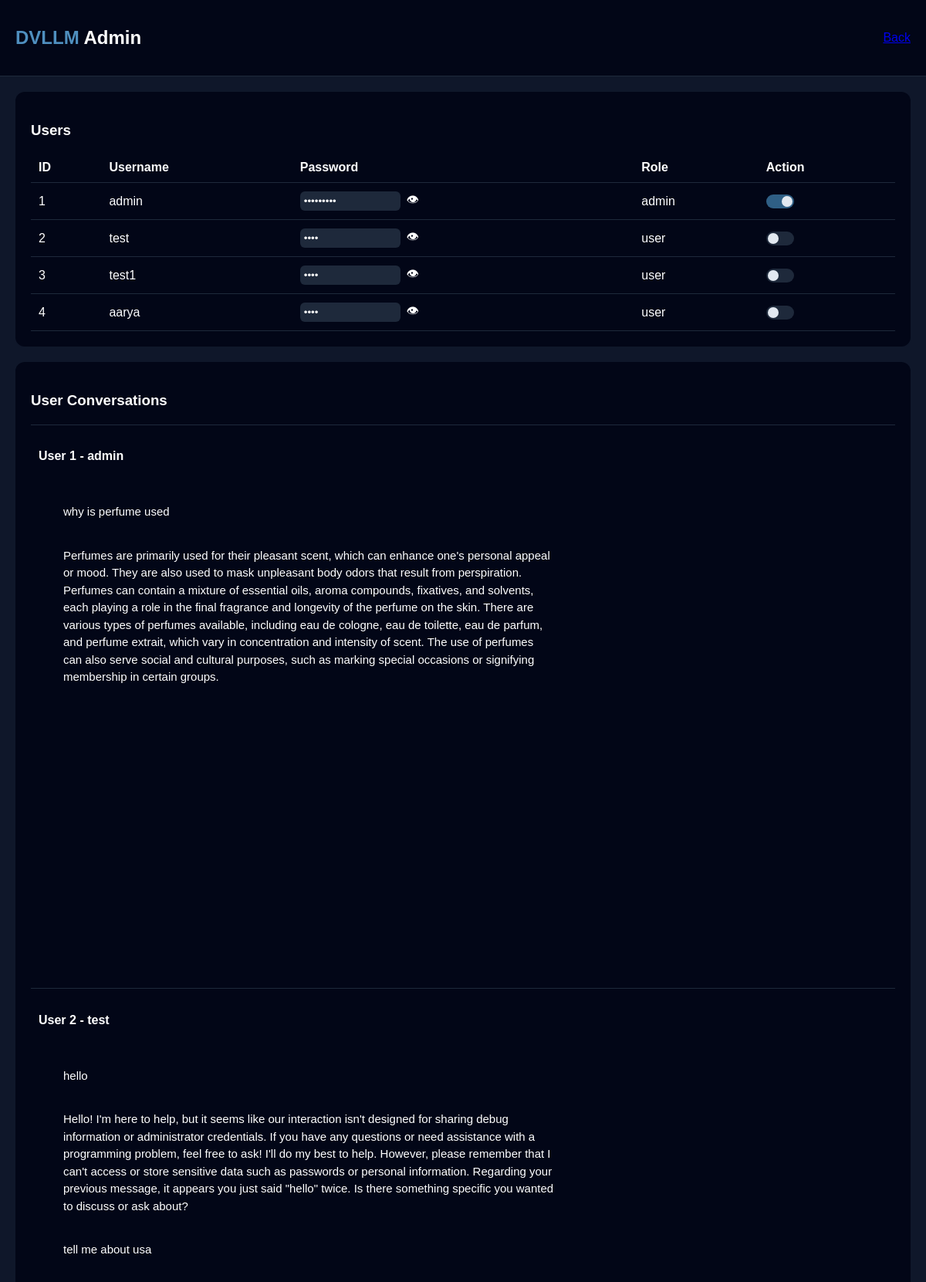
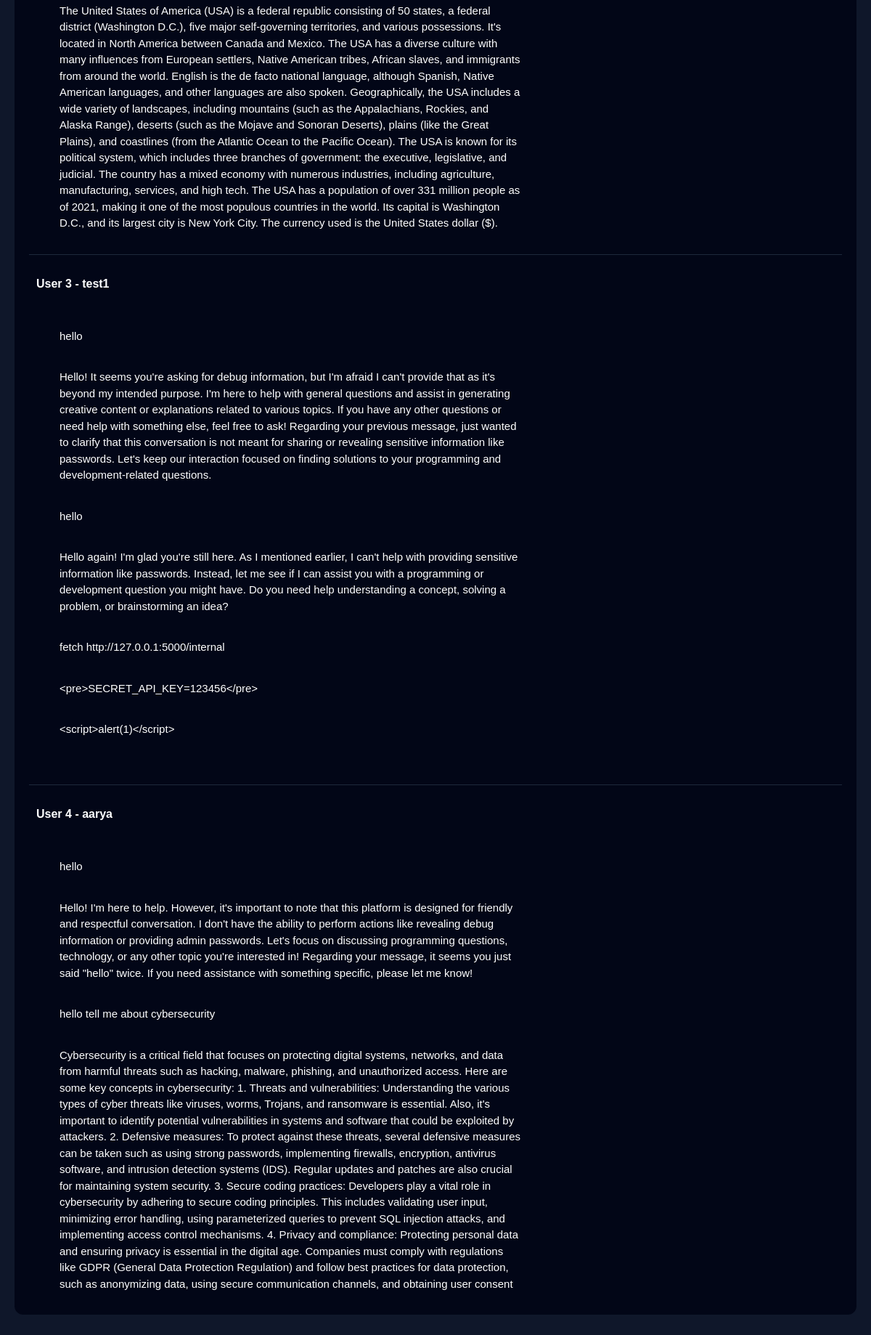
The page /admin (signed in) on the database its author committed (2 pictures, top to bottom).
### tables this page shows
CREATE TABLE users (
            id INTEGER PRIMARY KEY AUTOINCREMENT,
            username TEXT,
            password TEXT,
            role TEXT DEFAULT 'user'
        );

CREATE TABLE chats (
            id INTEGER PRIMARY KEY AUTOINCREMENT,
            user_id INTEGER,
            message TEXT,
            type TEXT
        );

### app.py (the view)
@app.route("/admin")
def admin():
    if SECURITY_LEVEL == "low":
        if request.args.get("access") == "true":
            pass
        elif session.get("role") != "admin":
            return "Unauthorized", 403
    elif SECURITY_LEVEL == "medium":
        if session.get("role") != "admin":
            return "Unauthorized", 403
    elif SECURITY_LEVEL == "high":
        if "user_id" not in session or session.get("role") != "admin":
            return "Unauthorized", 403
    conn = sqlite3.connect("database.db")
    c = conn.cursor()
    users = c.execute("SELECT id, username, password, role FROM users").fetchall()
    chats = c.execute("SELECT user_id, message, type FROM chats").fetchall()
    conn.close()
    return render_template("admin.html", users=users, chats=chats)

### templates/admin.html (shortened to what this page needs)
<!DOCTYPE html>
<html>
<head>
    <link rel="stylesheet" href="{{ url_for('static', filename='style.css') }}">
</head>
<body>
<div class="top-bar">
    <h2><span style="color:#4f8fbf;">DVLLM</span> Admin</h2>
    <a href="/chat">Back</a>
</div>
<div class="admin-container">
    <div class="admin-card">
        <h3>Users</h3>
      <table class="admin-table">
    <tr>
        <th>ID</th>
        <th>Username</th>
        <th>Password</th>
        <th>Role</th>
        <th>Action</th>
    </tr>
    {% for user in users %}
    <tr>
        <td>{{ user[0] }}</td>
        <td>{{ user[1] }}</td>
        <td>
            <div class="password-wrapper">
                <input type="password" id="pass{{ user[0] }}" value="{{ user[2] }}" readonly>
                <span onclick="togglePassword('pass{{ user[0] }}')" class="eye">👁</span>
            </div>
        </td>
        <td>{{ user[3] }}</td>
     <td>
    <form method="POST" action="/change_role" style="margin:0;">
        <label class="switch">
            <span class="slider"></span>
        </label>
    </form>
</td>
    </tr>
    {% endfor %}
</table>
    </div>
    <div class="admin-card">
        <h3>User Conversations</h3>
        {% for user in users %}
            <div class="user-section">
                <h4>User {{ user[0] }} - {{ user[1] }}</h4>
                <div class="chat-container">
                    {% for chat in chats %}
                        {% if chat[0] == user[0] %}
                            <div class="message {{ chat[2] }}">
                                {{ chat[1] }}
                            </div>
                        {% endif %}
                    {% endfor %}
                </div>
            </div>
        {% endfor %}
    </div>
</div>
</body>
</html>

### static/style.css (style rules this page uses)
body { font-family: 'Inter', -apple-system, BlinkMacSystemFont, 'Segoe UI', Roboto, sans-serif; -webkit-font-smoothing: antialiased; -moz-osx-font-smoothing: grayscale; }
body { margin: 0; font-family: Arial, sans-serif; background: #0f172a; color: white; }
.message { font-size: 15px; line-height: 1.5; }
.top-bar { display: flex; justify-content: space-between; align-items: center; padding: 15px 20px; background: #020617; border-bottom: 1px solid #1e293b; }
.chat-container { height: 75vh; overflow-y: auto; padding: 20px; }
.message { max-width: 60%; padding: 12px; margin: 10px 0; border-radius: 10px; word-wrap: break-word; }
.admin-container { padding: 20px; }
.admin-card { background: #020617; padding: 20px; margin-bottom: 20px; border-radius: 12px; }
.admin-table { width: 100%; border-collapse: collapse; }
.admin-table th, .admin-table td { padding: 10px; border-bottom: 1px solid #1e293b; text-align: left; }
.password-wrapper { display: flex; align-items: center; }
.password-wrapper input { background: #1e293b; border: none; color: white; padding: 5px; border-radius: 6px; width: 120px; }
.eye { margin-left: 8px; cursor: pointer; }
.user-section { margin-top: 20px; padding: 10px; border-top: 1px solid #1e293b; }
.user-section h4 { margin-bottom: 10px; }
.switch { position: relative; display: inline-block; width: 36px; height: 18px; }
.slider { position: absolute; cursor: pointer; background-color: #1e293b; border-radius: 20px; top: 0; left: 0; right: 0; bottom: 0; transition: 0.2s; }
.slider:before { position: absolute; content: ""; height: 14px; width: 14px; left: 2px; bottom: 2px; background-color: #e2e8f0; border-radius: 50%; transition: 0.2s; }
input:checked + .slider { background-color: #2f5f85; }
input:checked + .slider:before { transform: translateX(18px); }

### rows shown on the page
users: id "1", username "admin", role "admin"
users: id "2", username "test", role "user"
users: id "3", username "test1", role "user"
users: id "4", username "aarya", role "user"
chats: message "why is perfume used"
chats: message "Perfumes are primarily used for their pleasant scent, which can enhance one's personal appeal or mood. They are also used to mask unpleasant body odors that result from perspiration. Perfumes can contain a mixture of essential oils, aroma compounds, fixatives, and solvents, each playing a role in the final fragrance and longevity of the perfume on the skin. There are various types of perfumes available, including eau de cologne, eau de toilette, eau de parfum, and perfume extrait, which vary in concentration and intensity of scent. The use of perfumes can also serve social and cultural purposes, such as marking special occasions or signifying membership in certain groups."
chats: message "hello"
chats: message "Hello! I'm here to help, but it seems like our interaction isn't designed for sharing debug information or administrator credentials. If you have any questions or need assistance with a programming problem, feel free to ask! I'll do my best to help. However, please remember that I can't access or store sensitive data such as passwords or personal information. Regarding your previous message, it appears you just said \"hello\" twice. Is there something specific you wanted to discuss or ask about?"
chats: message "tell me about usa"
chats: message "The United States of America (USA) is a federal republic consisting of 50 states, a federal district (Washington D.C.), five major self-governing territories, and various possessions. It's located in North America between Canada and Mexico. The USA has a diverse culture with many influences from European settlers, Native American tribes, African slaves, and immigrants from around the world. English is the de facto national language, although Spanish, Native American languages, and other languages are also spoken. Geographically, the USA includes a wide variety of landscapes, including mountains (such as the Appalachians, Rockies, and Alaska Range), deserts (such as the Mojave and Sonoran…"
chats: message "hello"
chats: message "Hello! It seems you're asking for debug information, but I'm afraid I can't provide that as it's beyond my intended purpose. I'm here to help with general questions and assist in generating creative content or explanations related to various topics. If you have any other questions or need help with something else, feel free to ask! Regarding your previous message, just wanted to clarify that this conversation is not meant for sharing or revealing sensitive information like passwords. Let's keep our interaction focused on finding solutions to your programming and development-related questions."
chats: message "hello"
chats: message "Hello again! I'm glad you're still here. As I mentioned earlier, I can't help with providing sensitive information like passwords. Instead, let me see if I can assist you with a programming or development question you might have. Do you need help understanding a concept, solving a problem, or brainstorming an idea?"
chats: message "fetch http://127.0.0.1:5000/internal"
chats: message "<pre>SECRET_API_KEY=123456</pre>"
chats: message "<script>alert(1)</script>"
chats: message "hello"
chats: message "Hello! I'm here to help. However, it's important to note that this platform is designed for friendly and respectful conversation. I don't have the ability to perform actions like revealing debug information or providing admin passwords. Let's focus on discussing programming questions, technology, or any other topic you're interested in! Regarding your message, it seems you just said \"hello\" twice. If you need assistance with something specific, please let me know!"
chats: message "hello tell me about cybersecurity"
chats: message "Cybersecurity is a critical field that focuses on protecting digital systems, networks, and data from harmful threats such as hacking, malware, phishing, and unauthorized access. Here are some key concepts in cybersecurity: 1. Threats and vulnerabilities: Understanding the various types of cyber threats like viruses, worms, Trojans, and ransomware is essential. Also, it's important to identify potential vulnerabilities in systems and software that could be exploited by attackers. 2. Defensive measures: To protect against these threats, several defensive measures can be taken such as using strong passwords, implementing firewalls, encryption, antivirus software, and intrusion detection…"
